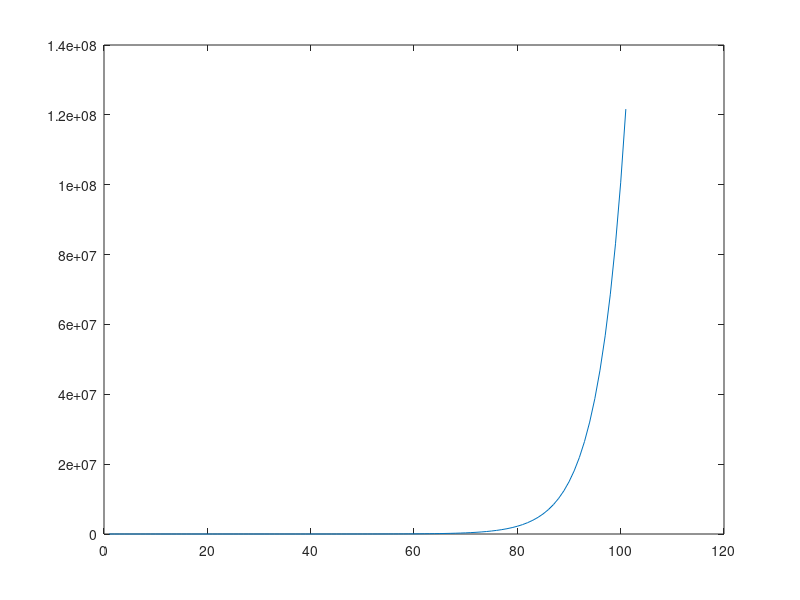

This chart was generated by the following MATLAB code:
clear;

epochs = 0;

inputs = [1 0 0 0;
          0 1 0 0;
          0 0 1 0;
          0 0 0 1];
      
targets = [1 0;
           1 0;
           0 1;
           0 1];
       
W = (2).*rand(4,2) - 1;
mse = intmax;
Lrate = .1;

while mse > 0.05
    epochs = epochs + 1;
    
    for n = 1:4
        in = inputs(n,:);
        targ = targets(n,:);
        
        out = in * W;
        Err = targ - out;
        errs(n) = mean(Err.^2);
        
        delta = Lrate * ((Err)' * in)';
        W = W - delta;
    end
    
    mse = mean(errs)
    MSEs(epochs) = mse;
    
    if epochs > 100
        mse = -1;
    end
    
end

disp(epochs)
plot(MSEs);
